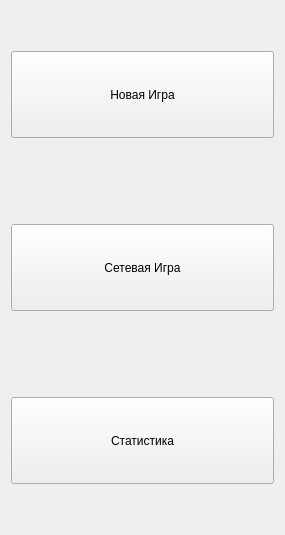
<?xml version="1.0" encoding="UTF-8"?>
<ui version="4.0">
 <class>MainWindow</class>
 <widget class="QMainWindow" name="MainWindow">
  <property name="geometry">
   <rect>
    <x>0</x>
    <y>0</y>
    <width>285</width>
    <height>535</height>
   </rect>
  </property>
  <property name="windowTitle">
   <string>MainWindow</string>
  </property>
  <widget class="QWidget" name="centralWidget">
   <layout class="QVBoxLayout" name="verticalLayout">
    <item>
     <layout class="QVBoxLayout" name="verticalLayout_4">
      <item>
       <spacer name="verticalSpacer">
        <property name="orientation">
         <enum>Qt::Vertical</enum>
        </property>
        <property name="sizeType">
         <enum>QSizePolicy::Preferred</enum>
        </property>
        <property name="sizeHint" stdset="0">
         <size>
          <width>200</width>
          <height>40</height>
         </size>
        </property>
       </spacer>
      </item>
     </layout>
    </item>
    <item>
     <widget class="QPushButton" name="new_game">
      <property name="sizePolicy">
       <sizepolicy hsizetype="Minimum" vsizetype="Preferred">
        <horstretch>0</horstretch>
        <verstretch>0</verstretch>
       </sizepolicy>
      </property>
      <property name="maximumSize">
       <size>
        <width>16777215</width>
        <height>16777215</height>
       </size>
      </property>
      <property name="text">
       <string>Новая Игра</string>
      </property>
     </widget>
    </item>
    <item>
     <layout class="QVBoxLayout" name="verticalLayout_2">
      <item>
       <spacer name="verticalSpacer_2">
        <property name="orientation">
         <enum>Qt::Vertical</enum>
        </property>
        <property name="sizeType">
         <enum>QSizePolicy::Preferred</enum>
        </property>
        <property name="sizeHint" stdset="0">
         <size>
          <width>40</width>
          <height>80</height>
         </size>
        </property>
       </spacer>
      </item>
     </layout>
    </item>
    <item>
     <widget class="QPushButton" name="network">
      <property name="sizePolicy">
       <sizepolicy hsizetype="Minimum" vsizetype="Preferred">
        <horstretch>0</horstretch>
        <verstretch>0</verstretch>
       </sizepolicy>
      </property>
      <property name="text">
       <string>Сетевая Игра</string>
      </property>
     </widget>
    </item>
    <item>
     <layout class="QVBoxLayout" name="verticalLayout_3">
      <item>
       <spacer name="verticalSpacer_3">
        <property name="orientation">
         <enum>Qt::Vertical</enum>
        </property>
        <property name="sizeType">
         <enum>QSizePolicy::Preferred</enum>
        </property>
        <property name="sizeHint" stdset="0">
         <size>
          <width>20</width>
          <height>80</height>
         </size>
        </property>
       </spacer>
      </item>
     </layout>
    </item>
    <item>
     <widget class="QPushButton" name="statistic">
      <property name="sizePolicy">
       <sizepolicy hsizetype="Minimum" vsizetype="Preferred">
        <horstretch>0</horstretch>
        <verstretch>0</verstretch>
       </sizepolicy>
      </property>
      <property name="text">
       <string>Статистика</string>
      </property>
     </widget>
    </item>
    <item>
     <layout class="QVBoxLayout" name="verticalLayout_5">
      <item>
       <spacer name="verticalSpacer_4">
        <property name="orientation">
         <enum>Qt::Vertical</enum>
        </property>
        <property name="sizeType">
         <enum>QSizePolicy::Preferred</enum>
        </property>
        <property name="sizeHint" stdset="0">
         <size>
          <width>20</width>
          <height>40</height>
         </size>
        </property>
       </spacer>
      </item>
     </layout>
    </item>
   </layout>
  </widget>
 </widget>
 <layoutdefault spacing="6" margin="11"/>
 <resources/>
 <connections/>
</ui>
